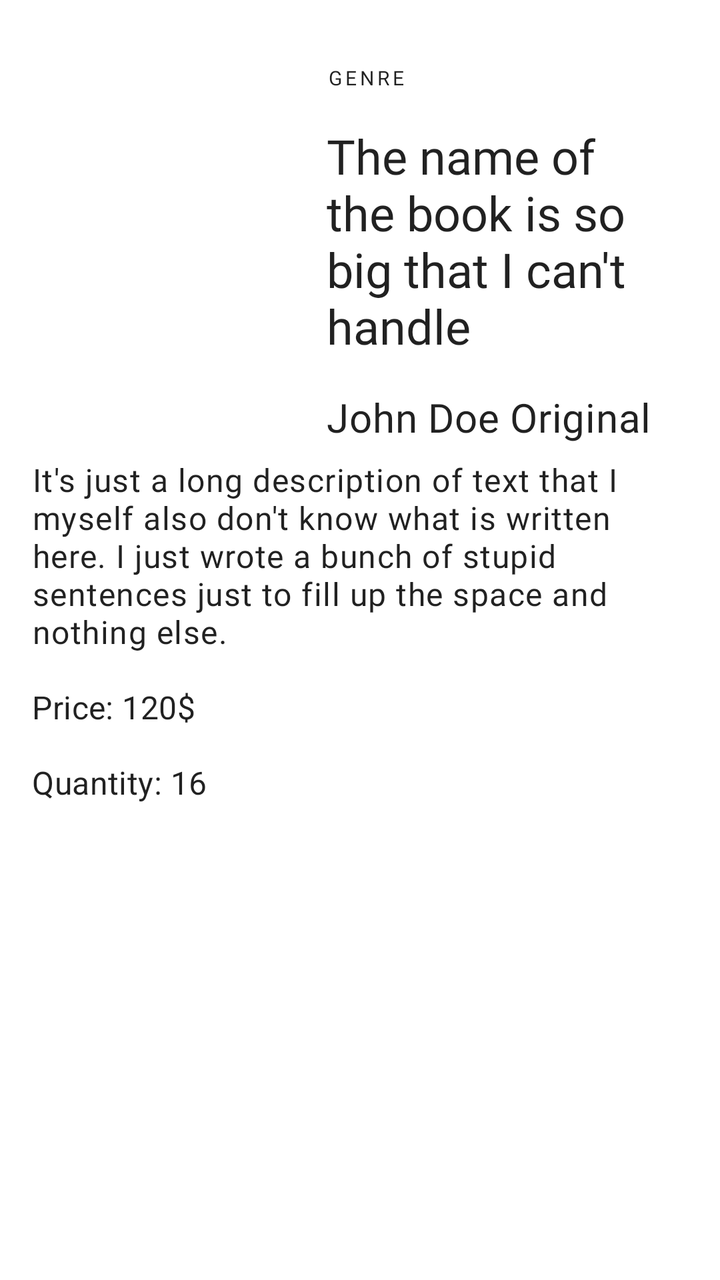
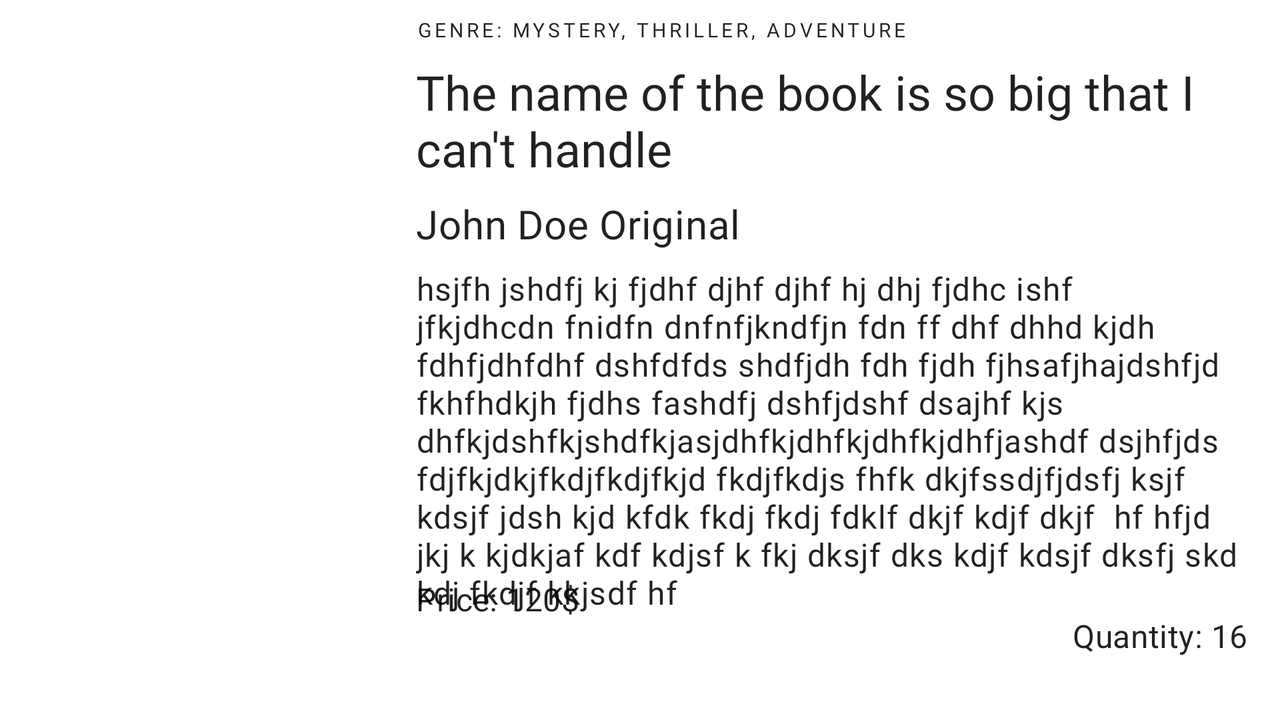

One screen, two layout resources from the same app: the default and the repository's alternative for another configuration. Each is rendered where Android would select it; the XML of both is given below.
<!-- AndroidManifest.xml: application theme Theme.BookLibrary.Base -->
<!-- res/layout/fragment_view.xml -->
<?xml version="1.0" encoding="utf-8"?>
<androidx.constraintlayout.widget.ConstraintLayout xmlns:android="http://schemas.android.com/apk/res/android"
    xmlns:app="http://schemas.android.com/apk/res-auto"
    xmlns:tools="http://schemas.android.com/tools"
    android:layout_width="match_parent"
    android:layout_height="match_parent"
    android:layout_margin="16dp"
    tools:context=".fragments.ViewFragment">

    <ImageView
        android:id="@+id/imageView"
        android:layout_width="0dp"
        android:layout_height="0dp"
        android:contentDescription="@string/content_desc_img"
        android:scaleType="centerInside"
        android:src="@drawable/dummy_cover"
        app:layout_constraintBottom_toBottomOf="parent"
        app:layout_constraintDimensionRatio="4:6"
        app:layout_constraintEnd_toStartOf="@+id/guideline1"
        app:layout_constraintHeight_percent="0.3"
        app:layout_constraintStart_toStartOf="parent"
        app:layout_constraintTop_toTopOf="parent"
        app:layout_constraintVertical_bias="0.0"
        app:layout_constraintWidth_percent="0.4" />

    <androidx.constraintlayout.widget.Guideline
        android:id="@+id/guideline1"
        android:layout_width="wrap_content"
        android:layout_height="wrap_content"
        android:orientation="vertical"
        app:layout_constraintGuide_percent="0.40" />

    <TextView
        android:id="@+id/genre_view"
        style="@style/TextAppearance.BookLibrary.Overline"
        android:layout_width="wrap_content"
        android:layout_height="wrap_content"
        android:layout_marginStart="16dp"
        android:layout_marginTop="16dp"
        android:text="@string/genre"
        app:layout_constraintBottom_toTopOf="@+id/title_view"
        app:layout_constraintEnd_toEndOf="parent"
        app:layout_constraintHorizontal_bias="0.0"
        app:layout_constraintStart_toStartOf="@+id/guideline1"
        app:layout_constraintTop_toTopOf="parent" />

    <TextView
        android:id="@+id/title_view"
        android:layout_width="0dp"
        android:layout_height="wrap_content"
        android:layout_marginStart="16dp"
        android:layout_marginTop="16dp"
        android:text="@string/title_dummy_text"
        android:textAppearance="@style/TextAppearance.BookLibrary.Headline5"
        app:layout_constraintEnd_toEndOf="parent"
        app:layout_constraintHorizontal_bias="0.0"
        app:layout_constraintStart_toStartOf="@+id/guideline1"
        app:layout_constraintTop_toBottomOf="@+id/genre_view" />

    <TextView
        android:id="@+id/author_view"
        android:layout_width="wrap_content"
        android:layout_height="wrap_content"
        android:layout_marginStart="16dp"
        android:layout_marginTop="16dp"
        android:text="@string/author_dummy_text"
        android:textAppearance="@style/TextAppearance.BookLibrary.Headline6"
        app:layout_constraintBottom_toTopOf="@+id/desc_view"
        app:layout_constraintEnd_toEndOf="@+id/title_view"
        app:layout_constraintHorizontal_bias="0.0"
        app:layout_constraintStart_toStartOf="@+id/guideline1"
        app:layout_constraintTop_toBottomOf="@+id/title_view"
        app:layout_constraintVertical_bias="0.0" />

    <TextView
        android:id="@+id/desc_view"
        android:layout_width="0dp"
        android:layout_height="wrap_content"
        android:layout_marginTop="16dp"
        android:text="@string/description_dummy_text"
        android:textAlignment="viewStart"
        android:textAppearance="@style/TextAppearance.BookLibrary.Body1"
        app:layout_constraintEnd_toEndOf="parent"
        app:layout_constraintHorizontal_bias="0.04"
        app:layout_constraintStart_toStartOf="parent"
        app:layout_constraintTop_toBottomOf="@+id/imageView" />

    <TextView
        android:id="@+id/price_view"
        android:layout_width="wrap_content"
        android:layout_height="wrap_content"
        android:layout_marginTop="16dp"
        android:text="@string/price_dummy_text"
        android:textAppearance="@style/TextAppearance.MaterialComponents.Subtitle1"
        app:layout_constraintBottom_toTopOf="@+id/quantity_view"
        app:layout_constraintEnd_toEndOf="@+id/desc_view"
        app:layout_constraintHorizontal_bias="0.0"
        app:layout_constraintStart_toStartOf="@+id/desc_view"
        app:layout_constraintTop_toBottomOf="@+id/desc_view"
        app:layout_constraintVertical_bias="0.0"
        app:layout_constraintVertical_chainStyle="packed" />

    <TextView
        android:id="@+id/quantity_view"
        android:layout_width="wrap_content"
        android:layout_height="wrap_content"
        android:layout_marginTop="16dp"
        android:text="@string/quantity_dummy_text"
        android:textAppearance="@style/TextAppearance.MaterialComponents.Subtitle1"
        app:layout_constraintBottom_toBottomOf="parent"
        app:layout_constraintEnd_toEndOf="@+id/price_view"
        app:layout_constraintHorizontal_bias="0.0"
        app:layout_constraintStart_toStartOf="@+id/price_view"
        app:layout_constraintTop_toBottomOf="@+id/price_view" />


</androidx.constraintlayout.widget.ConstraintLayout>
<!-- resources referenced by this layout -->
<resources>
  <string name="author_dummy_text">John Doe Original</string>
  <string name="content_desc_img">The Cover Page of the Book</string>
  <string name="description_dummy_text">It\'s just a long description of text that I myself also don\'t know what is written here. I just wrote a bunch of stupid sentences just to fill up the space and nothing else.</string>
  <string name="genre">Genre</string>
  <string name="price_dummy_text">Price: 120$</string>
  <string name="quantity_dummy_text">Quantity: 16</string>
  <string name="title_dummy_text">The name of the book is so big that I can\'t handle</string>
  <style name="TextAppearance.BookLibrary.Body1" parent="TextAppearance.MaterialComponents.Body1">
          <item name="fontFamily">@font/droid_serif</item>
      </style>
  <style name="TextAppearance.BookLibrary.Headline5" parent="TextAppearance.MaterialComponents.Headline5">
          <item name="fontFamily">@font/roboto_light</item>
      </style>
  <style name="TextAppearance.BookLibrary.Headline6" parent="TextAppearance.MaterialComponents.Headline6">
          <item name="fontFamily">@font/roboto_light</item>
      </style>
  <style name="TextAppearance.BookLibrary.Overline" parent="TextAppearance.MaterialComponents.Overline">
          <item name="fontFamily">@font/roboto_light</item>
      </style>
  <style name="Theme.BookLibrary.Base" parent="Theme.BookLibrary" />
  <!-- from res/values-v29/ -->
  <style name="Theme.BookLibrary" parent="Theme.MaterialComponents.Light.DarkActionBar">
          
          <item name="colorPrimary">@color/green_500</item>
          <item name="colorPrimaryVariant">@color/green_700</item>
          <item name="colorOnPrimary">@color/white</item>
          
          <item name="colorSecondary">@color/green_A200</item>
          <item name="colorSecondaryVariant">@color/green_V700</item>
          <item name="colorOnSecondary">@color/black</item>
          
          <item name="android:statusBarColor" tools:targetApi="l">?attr/colorPrimaryVariant</item>
          
          <item name="android:forceDarkAllowed">false</item>
          <item name="android:windowContentTransitions">true</item>
      </style>
  <color name="green_500">#4CAF50</color>
  <color name="green_700">#388E3C</color>
  <color name="white">#FFFFFFFF</color>
  <color name="green_A200">#69F0AE</color>
  <color name="green_V700">#2BBD7E</color>
  <color name="black">#FF000000</color>
</resources>
<!-- res/layout-land/fragment_view.xml (the repository's variant of the layout above) -->
<!-- drawn on the phone turned sideways -->
<?xml version="1.0" encoding="utf-8"?>
<androidx.constraintlayout.widget.ConstraintLayout xmlns:android="http://schemas.android.com/apk/res/android"
    xmlns:app="http://schemas.android.com/apk/res-auto"
    xmlns:tools="http://schemas.android.com/tools"
    android:layout_width="match_parent"
    android:layout_height="match_parent"
    tools:context=".fragments.ViewFragment">

    <ImageView
        android:id="@+id/imageView"
        android:layout_width="0dp"
        android:layout_height="0dp"
        android:layout_marginStart="8dp"
        android:layout_marginTop="8dp"
        android:layout_marginBottom="8dp"
        android:contentDescription="@string/content_desc_img"
        android:scaleType="centerInside"
        android:src="@drawable/dummy_cover"
        app:layout_constraintBottom_toBottomOf="parent"
        app:layout_constraintDimensionRatio="4:6"
        app:layout_constraintEnd_toStartOf="@+id/guideline1"
        app:layout_constraintHeight_percent="0.3"
        app:layout_constraintHorizontal_bias="0.0"
        app:layout_constraintStart_toStartOf="parent"
        app:layout_constraintTop_toTopOf="parent"
        app:layout_constraintVertical_bias="0.0"
        app:layout_constraintWidth_percent="0.4" />

    <androidx.constraintlayout.widget.Guideline
        android:id="@+id/guideline1"
        android:layout_width="wrap_content"
        android:layout_height="wrap_content"
        android:orientation="vertical"
        app:layout_constraintGuide_percent="0.30" />

    <TextView
        android:id="@+id/genre_view"
        style="@style/TextAppearance.BookLibrary.Overline"
        android:layout_width="wrap_content"
        android:layout_height="wrap_content"
        android:layout_marginStart="16dp"
        android:text="@string/genre_dummy"
        app:layout_constraintBottom_toTopOf="@+id/title_view"
        app:layout_constraintEnd_toEndOf="parent"
        app:layout_constraintHorizontal_bias="0.0"
        app:layout_constraintStart_toStartOf="@+id/guideline1"
        app:layout_constraintTop_toTopOf="@+id/imageView" />

    <TextView
        android:id="@+id/title_view"
        android:layout_width="0dp"
        android:layout_height="wrap_content"
        android:layout_marginStart="16dp"
        android:layout_marginTop="8dp"
        android:layout_marginEnd="16dp"
        android:text="@string/title_dummy_text"
        android:textAppearance="@style/TextAppearance.BookLibrary.Headline5"
        app:layout_constraintBottom_toTopOf="@+id/author_view"
        app:layout_constraintEnd_toEndOf="parent"
        app:layout_constraintHorizontal_bias="0.0"
        app:layout_constraintStart_toStartOf="@+id/guideline1"
        app:layout_constraintTop_toBottomOf="@+id/genre_view" />

    <TextView
        android:id="@+id/author_view"
        android:layout_width="wrap_content"
        android:layout_height="wrap_content"
        android:layout_marginStart="16dp"
        android:layout_marginTop="8dp"
        android:text="@string/author_dummy_text"
        android:textAppearance="@style/TextAppearance.BookLibrary.Headline6"
        app:layout_constraintBottom_toTopOf="@+id/desc_view"
        app:layout_constraintEnd_toEndOf="@+id/title_view"
        app:layout_constraintHorizontal_bias="0.0"
        app:layout_constraintStart_toStartOf="@+id/guideline1"
        app:layout_constraintTop_toBottomOf="@+id/title_view" />

    <TextView
        android:id="@+id/desc_view"
        android:layout_width="0dp"
        android:layout_height="wrap_content"
        android:layout_marginStart="16dp"
        android:layout_marginTop="8dp"
        android:layout_marginEnd="16dp"
        android:text="hsjfh jshdfj kj fjdhf djhf djhf hj dhj fjdhc ishf jfkjdhcdn fnidfn dnfnfjkndfjn fdn ff dhf dhhd kjdh fdhfjdhfdhf dshfdfds shdfjdh fdh fjdh fjhsafjhajdshfjd fkhfhdkjh fjdhs fashdfj dshfjdshf dsajhf kjs dhfkjdshfkjshdfkjasjdhfkjdhfkjdhfkjdhfjashdf dsjhfjds fdjfkjdkjfkdjfkdjfkjd fkdjfkdjs fhfk dkjfssdjfjdsfj ksjf kdsjf jdsh kjd kfdk fkdj fkdj fdklf dkjf kdjf dkjf  hf hfjd jkj k kjdkjaf kdf kdjsf k fkj dksjf dks kdjf kdsjf dksfj skd kdj fkdjf kkjsdf hf "
        android:textAlignment="viewStart"
        android:textAppearance="@style/TextAppearance.BookLibrary.Body1"
        app:layout_constraintBottom_toTopOf="@+id/quantity_view"
        app:layout_constraintEnd_toEndOf="parent"
        app:layout_constraintHorizontal_bias="0.0"
        app:layout_constraintStart_toStartOf="@+id/guideline1"
        app:layout_constraintTop_toBottomOf="@+id/author_view" />

    <TextView
        android:id="@+id/price_view"
        android:layout_width="wrap_content"
        android:layout_height="wrap_content"
        android:layout_marginStart="16dp"
        android:layout_marginTop="8dp"
        android:text="@string/price_dummy_text"
        android:textAppearance="@style/TextAppearance.MaterialComponents.Subtitle1"
        app:layout_constraintBottom_toBottomOf="@+id/imageView"
        app:layout_constraintEnd_toEndOf="parent"
        app:layout_constraintHorizontal_bias="0.0"
        app:layout_constraintStart_toStartOf="@+id/guideline1"
        app:layout_constraintTop_toBottomOf="@+id/desc_view" />

    <TextView
        android:id="@+id/quantity_view"
        android:layout_width="wrap_content"
        android:layout_height="wrap_content"
        android:layout_marginEnd="16dp"
        android:layout_marginBottom="16dp"
        android:text="@string/quantity_dummy_text"
        android:textAppearance="@style/TextAppearance.MaterialComponents.Subtitle1"
        app:layout_constraintBottom_toBottomOf="@+id/price_view"
        app:layout_constraintEnd_toEndOf="parent"
        app:layout_constraintHorizontal_bias="1.0"
        app:layout_constraintStart_toEndOf="@+id/price_view"
        app:layout_constraintTop_toTopOf="@+id/price_view"
        app:layout_constraintVertical_bias="0.0" />


</androidx.constraintlayout.widget.ConstraintLayout>
<!-- resources referenced by the variant -->
<!-- as the phone turned sideways resolves them -->
<resources>
  <string name="author_dummy_text">John Doe Original</string>
  <string name="content_desc_img">The Cover Page of the Book</string>
  <string name="genre_dummy">Genre: Mystery, Thriller, Adventure</string>
  <string name="price_dummy_text">Price: 120$</string>
  <string name="quantity_dummy_text">Quantity: 16</string>
  <string name="title_dummy_text">The name of the book is so big that I can\'t handle</string>
  <style name="TextAppearance.BookLibrary.Body1" parent="TextAppearance.MaterialComponents.Body1">
          <item name="fontFamily">@font/droid_serif</item>
      </style>
  <style name="TextAppearance.BookLibrary.Headline5" parent="TextAppearance.MaterialComponents.Headline5">
          <item name="fontFamily">@font/roboto_light</item>
      </style>
  <style name="TextAppearance.BookLibrary.Headline6" parent="TextAppearance.MaterialComponents.Headline6">
          <item name="fontFamily">@font/roboto_light</item>
      </style>
  <style name="TextAppearance.BookLibrary.Overline" parent="TextAppearance.MaterialComponents.Overline">
          <item name="fontFamily">@font/roboto_light</item>
      </style>
  <style name="Theme.BookLibrary.Base" parent="Theme.BookLibrary" />
  <!-- from res/values-v29/ -->
  <style name="Theme.BookLibrary" parent="Theme.MaterialComponents.Light.DarkActionBar">
          
          <item name="colorPrimary">@color/green_500</item>
          <item name="colorPrimaryVariant">@color/green_700</item>
          <item name="colorOnPrimary">@color/white</item>
          
          <item name="colorSecondary">@color/green_A200</item>
          <item name="colorSecondaryVariant">@color/green_V700</item>
          <item name="colorOnSecondary">@color/black</item>
          
          <item name="android:statusBarColor" tools:targetApi="l">?attr/colorPrimaryVariant</item>
          
          <item name="android:forceDarkAllowed">false</item>
          <item name="android:windowContentTransitions">true</item>
      </style>
  <color name="green_500">#4CAF50</color>
  <color name="green_700">#388E3C</color>
  <color name="white">#FFFFFFFF</color>
  <color name="green_A200">#69F0AE</color>
  <color name="green_V700">#2BBD7E</color>
  <color name="black">#FF000000</color>
</resources>
